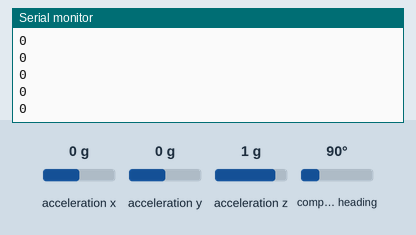
Bench run of a sketch on a simulated Arduino Uno, built with avr-gcc and run on an emulated ATmega328P. Parts: the last lines printed to the serial monitor. The inputs (shaded band) are chosen by the test bench; at power-on: acceleration x 0 g, acceleration y 0 g, acceleration z 1 g, compass heading 90°.

Above: at 2.2 s.
2.3 s: acceleration x set to -1.4 g
At 2.33 s:
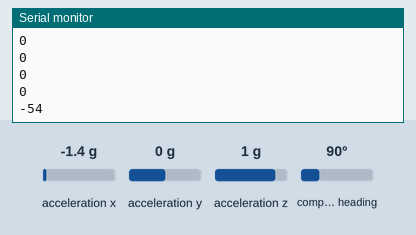
3.8 s: acceleration y set to -1.4 g
At 3.86 s:
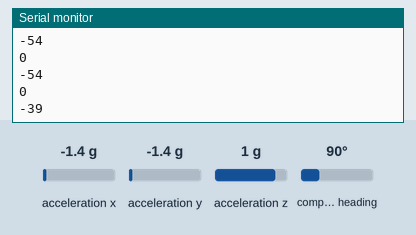
5.3 s: acceleration z set to -1.4 g
At 5.39 s:
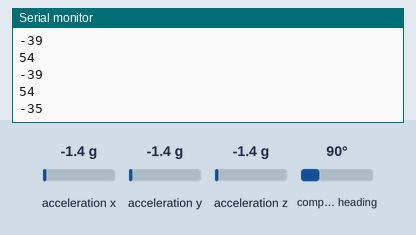
Timing chart, 0 to 8.3 s (numbered marks = the images above; inputs shaded):
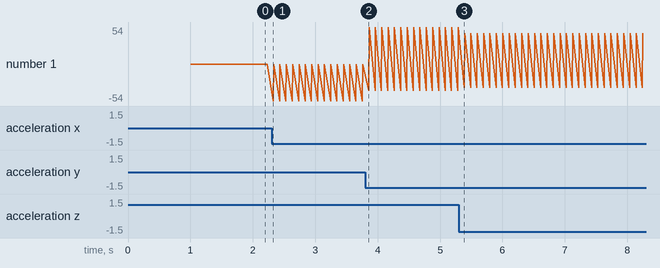

Measured:
- after the input at 2.3 s, the serial monitor: prints a new line at once (image 1)
- after the input at 3.8 s, the serial monitor: prints a new line after 0.06 s (image 2)
- after the input at 5.3 s, the serial monitor: prints a new line after 0.09 s (image 3)
- plotted number 1: 0 → 54 after the input at 3.8 s, 54 → 45 after the input at 5.3 s

The sketch:

midiocre_accelPart_v01.ino
```cpp
#include <Wire.h>
#include <Adafruit_Sensor.h>
#include <Adafruit_BNO055.h>
#include <utility/imumaths.h>
Adafruit_BNO055 bno = Adafruit_BNO055(55);

void setup(void)
{

Serial.begin(9600);
Serial.println("Orientation Sensor Test"); Serial.println("");
/* Initialise the sensor */
if(!bno.begin())
{
/* There was a problem detecting the BNO055 ... check your connections */
Serial.print("Ooops, no BNO055 detected ... Check your wiring or I2C ADDR!");
while(1);
}
delay(1000);
bno.setExtCrystalUse(true);
}


void loop(void)
{
int rotZ = 0;
int rotY = 0;

sensors_event_t event;
bno.getEvent(&event);

/* Display the floating point data */

rotZ = (event.orientation.z);
rotY = (event.orientation.y);

if (rotZ >= 90)
  rotZ = 180 - rotZ;
if (rotZ <= -90)
  rotZ = -180 - rotZ;

if (rotY >= 90)
  rotY = 180 - rotY;
if (rotY <= -90)
  rotY = -180 - rotY;

Serial.println(rotY);
Serial.println(rotZ);

delay(100);
}
```
